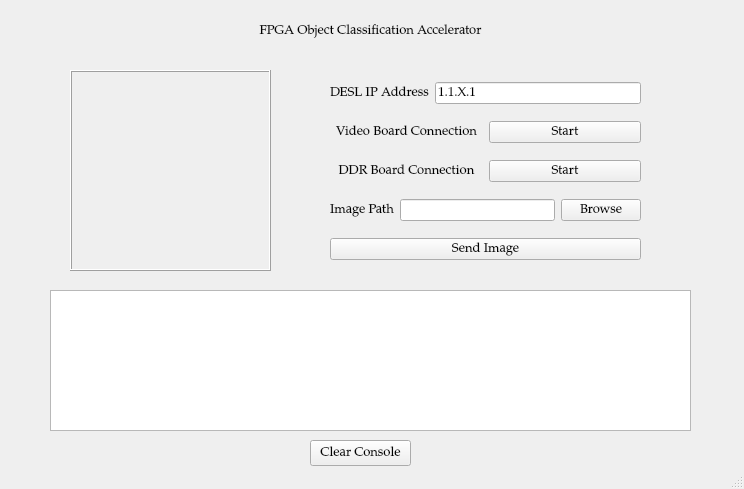
<?xml version="1.0" encoding="UTF-8"?>
<ui version="4.0">
 <class>MainWindow</class>
 <widget class="QMainWindow" name="MainWindow">
  <property name="geometry">
   <rect>
    <x>0</x>
    <y>0</y>
    <width>744</width>
    <height>489</height>
   </rect>
  </property>
  <property name="font">
   <font>
    <family>Palatino Linotype</family>
    <pointsize>10</pointsize>
    <weight>50</weight>
    <italic>false</italic>
    <bold>false</bold>
   </font>
  </property>
  <property name="windowTitle">
   <string>FPGA Object Classification Accelerator</string>
  </property>
  <property name="styleSheet">
   <string notr="true">font: 10pt &quot;Palatino Linotype&quot;;
</string>
  </property>
  <widget class="QWidget" name="centralwidget">
   <widget class="QLabel" name="TitleLabel">
    <property name="geometry">
     <rect>
      <x>230</x>
      <y>10</y>
      <width>281</width>
      <height>41</height>
     </rect>
    </property>
    <property name="font">
     <font>
      <family>Palatino Linotype</family>
      <pointsize>10</pointsize>
      <weight>50</weight>
      <italic>false</italic>
      <bold>false</bold>
     </font>
    </property>
    <property name="text">
     <string>FPGA Object Classification Accelerator</string>
    </property>
    <property name="alignment">
     <set>Qt::AlignCenter</set>
    </property>
   </widget>
   <widget class="QLabel" name="image">
    <property name="geometry">
     <rect>
      <x>70</x>
      <y>70</y>
      <width>201</width>
      <height>201</height>
     </rect>
    </property>
    <property name="frameShape">
     <enum>QFrame::Box</enum>
    </property>
    <property name="frameShadow">
     <enum>QFrame::Raised</enum>
    </property>
    <property name="text">
     <string/>
    </property>
   </widget>
   <widget class="QPlainTextEdit" name="plainTextEdit_console">
    <property name="geometry">
     <rect>
      <x>50</x>
      <y>290</y>
      <width>641</width>
      <height>141</height>
     </rect>
    </property>
    <property name="readOnly">
     <bool>true</bool>
    </property>
   </widget>
   <widget class="QPushButton" name="pushButton_clear">
    <property name="geometry">
     <rect>
      <x>310</x>
      <y>440</y>
      <width>101</width>
      <height>26</height>
     </rect>
    </property>
    <property name="text">
     <string>Clear Console</string>
    </property>
   </widget>
   <widget class="QWidget" name="">
    <property name="geometry">
     <rect>
      <x>330</x>
      <y>71</y>
      <width>311</width>
      <height>201</height>
     </rect>
    </property>
    <layout class="QVBoxLayout" name="verticalLayout">
     <item>
      <layout class="QHBoxLayout" name="horizontalLayout_3">
       <item>
        <widget class="QLabel" name="label_email_2">
         <property name="text">
          <string>DESL IP Address</string>
         </property>
         <property name="alignment">
          <set>Qt::AlignCenter</set>
         </property>
        </widget>
       </item>
       <item>
        <widget class="QLineEdit" name="lineEdit_computation">
         <property name="text">
          <string>1.1.X.1</string>
         </property>
        </widget>
       </item>
      </layout>
     </item>
     <item>
      <layout class="QHBoxLayout" name="horizontalLayout">
       <item>
        <widget class="QLabel" name="label_email">
         <property name="text">
          <string>Video Board Connection</string>
         </property>
         <property name="alignment">
          <set>Qt::AlignCenter</set>
         </property>
        </widget>
       </item>
       <item>
        <widget class="QPushButton" name="pushButton_computation_start">
         <property name="text">
          <string>Start</string>
         </property>
        </widget>
       </item>
      </layout>
     </item>
     <item>
      <layout class="QHBoxLayout" name="horizontalLayout_2">
       <item>
        <widget class="QLabel" name="label_password">
         <property name="text">
          <string>DDR Board Connection</string>
         </property>
         <property name="alignment">
          <set>Qt::AlignCenter</set>
         </property>
        </widget>
       </item>
       <item>
        <widget class="QPushButton" name="pushButton_vga_start">
         <property name="text">
          <string>Start</string>
         </property>
        </widget>
       </item>
      </layout>
     </item>
     <item>
      <layout class="QHBoxLayout" name="horizontalLayout_4">
       <item>
        <widget class="QLabel" name="label_notificationTimer">
         <property name="text">
          <string>Image Path</string>
         </property>
         <property name="alignment">
          <set>Qt::AlignCenter</set>
         </property>
        </widget>
       </item>
       <item>
        <widget class="QLineEdit" name="lineEdit_image">
         <property name="text">
          <string/>
         </property>
         <property name="echoMode">
          <enum>QLineEdit::Normal</enum>
         </property>
        </widget>
       </item>
       <item>
        <widget class="QPushButton" name="pushButton_browse">
         <property name="text">
          <string>Browse</string>
         </property>
        </widget>
       </item>
      </layout>
     </item>
     <item>
      <widget class="QPushButton" name="pushButton_send">
       <property name="text">
        <string>Send Image</string>
       </property>
      </widget>
     </item>
    </layout>
   </widget>
   <zorder>image</zorder>
   <zorder>TitleLabel</zorder>
   <zorder>layoutWidget</zorder>
   <zorder>pushButton_vga_start</zorder>
   <zorder>pushButton_computation_start</zorder>
   <zorder>pushButton_browse</zorder>
   <zorder>plainTextEdit_console</zorder>
   <zorder>pushButton_clear</zorder>
  </widget>
  <widget class="QMenuBar" name="menubar">
   <property name="geometry">
    <rect>
     <x>0</x>
     <y>0</y>
     <width>744</width>
     <height>24</height>
    </rect>
   </property>
  </widget>
  <widget class="QStatusBar" name="statusbar"/>
 </widget>
 <resources/>
 <connections>
  <connection>
   <sender>pushButton_send</sender>
   <signal>clicked()</signal>
   <receiver>MainWindow</receiver>
   <slot>clickedSend()</slot>
   <hints>
    <hint type="sourcelabel">
     <x>366</x>
     <y>587</y>
    </hint>
    <hint type="destinationlabel">
     <x>364</x>
     <y>299</y>
    </hint>
   </hints>
  </connection>
  <connection>
   <sender>pushButton_computation_start</sender>
   <signal>clicked()</signal>
   <receiver>MainWindow</receiver>
   <slot>clickedComputation()</slot>
   <hints>
    <hint type="sourcelabel">
     <x>530</x>
     <y>594</y>
    </hint>
    <hint type="destinationlabel">
     <x>364</x>
     <y>378</y>
    </hint>
   </hints>
  </connection>
  <connection>
   <sender>pushButton_vga_start</sender>
   <signal>clicked()</signal>
   <receiver>MainWindow</receiver>
   <slot>clickedVGA()</slot>
   <hints>
    <hint type="sourcelabel">
     <x>530</x>
     <y>652</y>
    </hint>
    <hint type="destinationlabel">
     <x>364</x>
     <y>378</y>
    </hint>
   </hints>
  </connection>
  <connection>
   <sender>pushButton_browse</sender>
   <signal>clicked()</signal>
   <receiver>MainWindow</receiver>
   <slot>clickedBrowse()</slot>
   <hints>
    <hint type="sourcelabel">
     <x>598</x>
     <y>246</y>
    </hint>
    <hint type="destinationlabel">
     <x>371</x>
     <y>300</y>
    </hint>
   </hints>
  </connection>
  <connection>
   <sender>pushButton_clear</sender>
   <signal>clicked()</signal>
   <receiver>MainWindow</receiver>
   <slot>clickedClear()</slot>
   <hints>
    <hint type="sourcelabel">
     <x>360</x>
     <y>476</y>
    </hint>
    <hint type="destinationlabel">
     <x>371</x>
     <y>244</y>
    </hint>
   </hints>
  </connection>
 </connections>
 <slots>
  <slot>clickedComputation()</slot>
  <slot>clickedVGA()</slot>
  <slot>clickedBrowse()</slot>
  <slot>clickedSend()</slot>
  <slot>clickedClear()</slot>
 </slots>
</ui>
